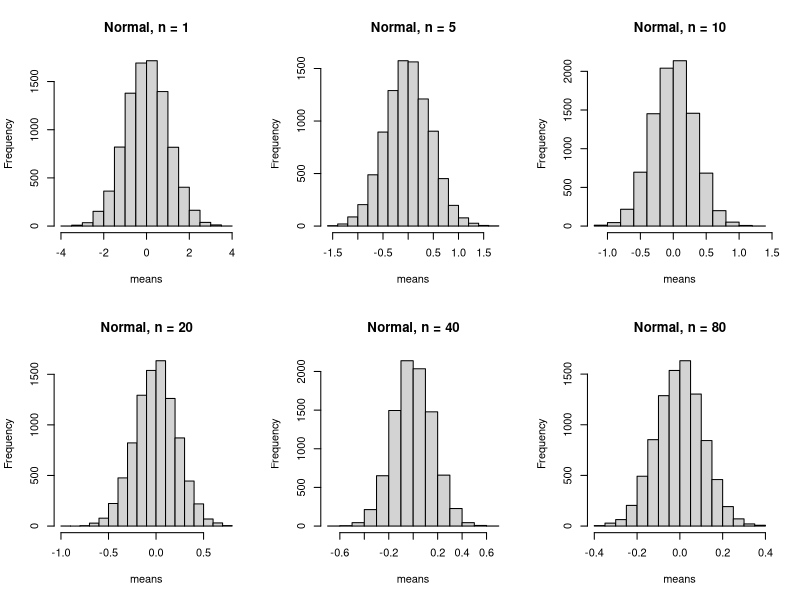
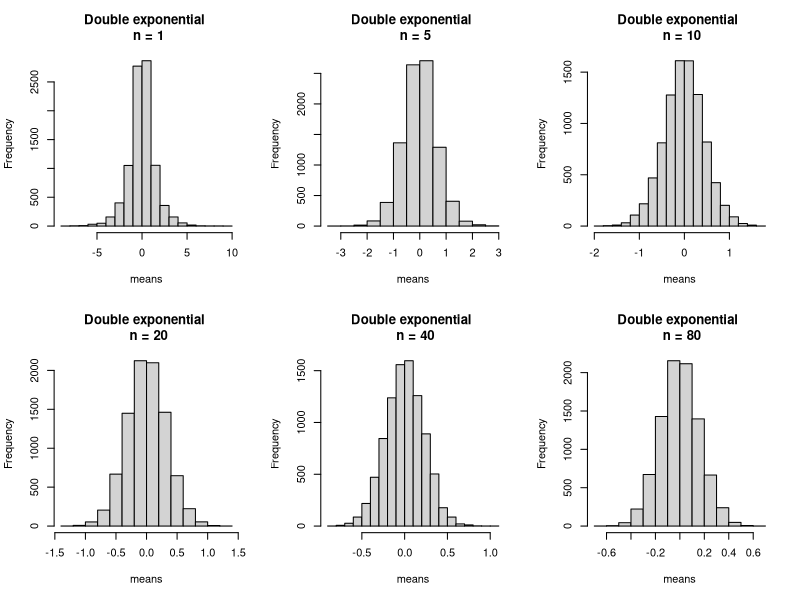
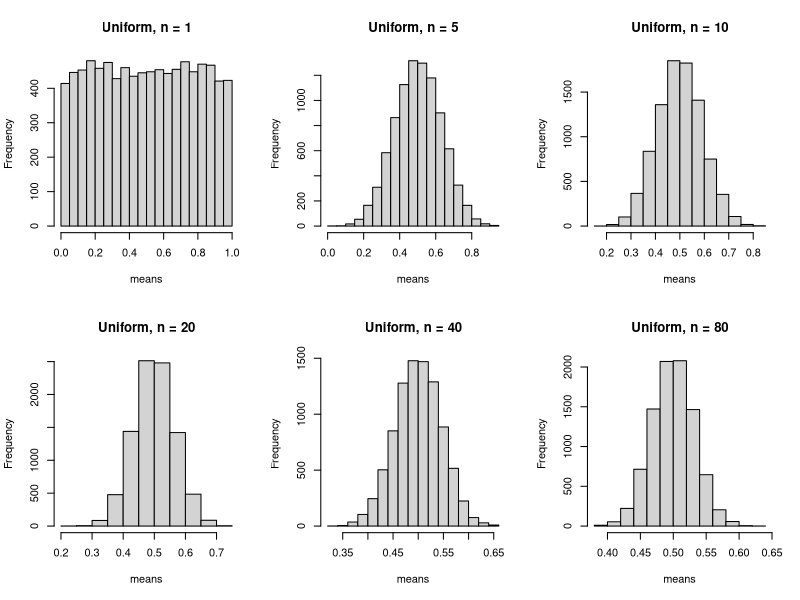
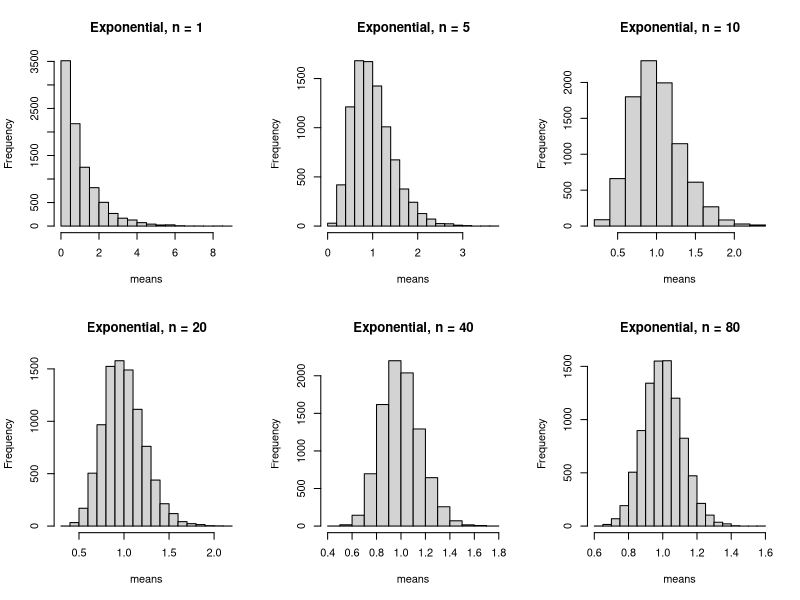
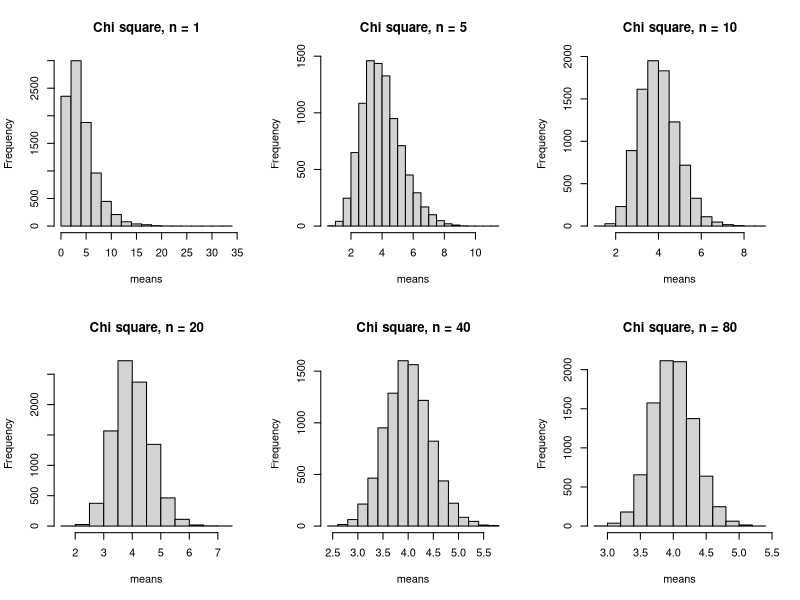
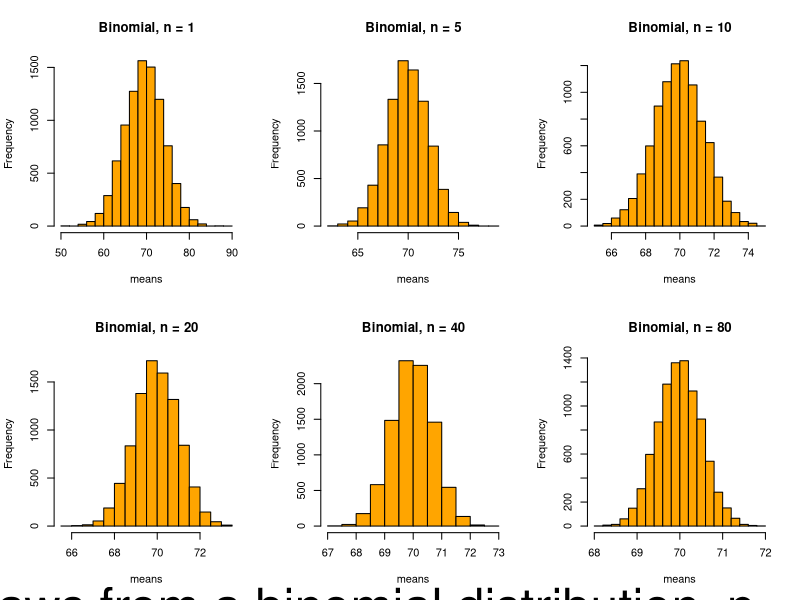

The R source for these figures, in order:
#this file produces a series of graphs to consider how means of sample date 
#from various types of distributions converge towards a normal distribution

#normal
n=c(1,5,10,20,40,80)
means=1:9000
par(mfrow=c(2,3), ask=T)
for (j in 1:length(n)){
  for (i in 1:length(means)){
    means[i]=mean(rnorm(n=n[j]))
  }
  hist(means, main=paste("Normal, n = ",n[j], sep = ""))
}

#double exponential (laplace)
require(VGAM)
n=c(1,5,10,20,40,80)
means=1:9000
par(mfrow=c(2,3), ask=T)
for (j in 1:length(n)){
  for (i in 1:length(means)){
    means[i]=mean(rlaplace(n=n[j]))
  }
  hist(means, main=paste("Double exponential \n n = ",n[j], sep = ""))
}

#uniform
n=c(1,5,10,20,40,80)
means=1:9000
par(mfrow=c(2,3), ask=T)
for (j in 1:length(n)){
  for (i in 1:length(means)){
    means[i]=mean(runif(n=n[j]))
  }
  hist(means, main=paste("Uniform, n = ",n[j], sep = ""))
}

#exponential
n=c(1,5,10,20,40,80)
means=1:9000
par(mfrow=c(2,3), ask=T)
for (j in 1:length(n)){
  for (i in 1:length(means)){
    means[i]=mean(rexp(n=n[j]))
  }
  hist(means, main=paste("Exponential, n = ",n[j], sep = ""))
}

#chi square
n=c(1,5,10,20,40,80)
means=1:9000
par(mfrow=c(2,3), ask=T)
for (j in 1:length(n)){
  for (i in 1:length(means)){
    means[i]=mean(rchisq(n=n[j], df=4))
  }
  hist(means, main=paste("Chi square, n = ",n[j], sep = ""))
}

#binomial
n=c(1,5,10,20,40,80)
means=1:9000
par(mfrow=c(2,3), ask=F)
for (j in 1:length(n)){
  for (i in 1:length(means)){
    means[i]=mean(rbinom(n=n[j], 100, .7))
  }
  hist(means, main=paste("Binomial, n = ",n[j], sep = ""), col = "orange")
}
mtext("Draws from a binomial distribution, p = .7", outer = T, side = 1, 
      cex = 3, line = 1)
